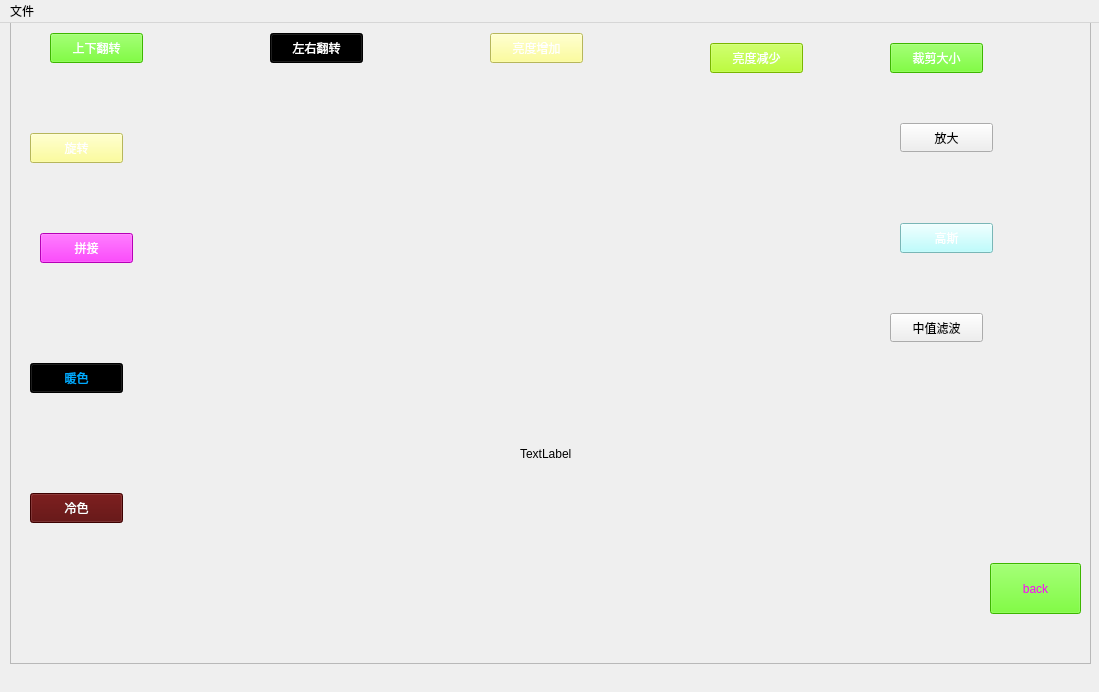
<?xml version="1.0" encoding="UTF-8"?>
<ui version="4.0">
 <class>MainWindow</class>
 <widget class="QMainWindow" name="MainWindow">
  <property name="geometry">
   <rect>
    <x>0</x>
    <y>0</y>
    <width>1099</width>
    <height>692</height>
   </rect>
  </property>
  <property name="windowTitle">
   <string>MainWindow</string>
  </property>
  <property name="styleSheet">
   <string notr="true">#MainWindow{
	border-image: url(:/backgroud/image/d2768e4ea47d92877faddcbf67e94367.jpeg);
}</string>
  </property>
  <widget class="QWidget" name="centralwidget">
   <widget class="QFrame" name="frame">
    <property name="geometry">
     <rect>
      <x>10</x>
      <y>-30</y>
      <width>1081</width>
      <height>671</height>
     </rect>
    </property>
    <property name="styleSheet">
     <string notr="true">background-image: url(:/1.jpg);</string>
    </property>
    <property name="frameShape">
     <enum>QFrame::StyledPanel</enum>
    </property>
    <property name="frameShadow">
     <enum>QFrame::Raised</enum>
    </property>
    <widget class="QLabel" name="label">
     <property name="geometry">
      <rect>
       <x>170</x>
       <y>280</y>
       <width>351</width>
       <height>351</height>
      </rect>
     </property>
     <property name="styleSheet">
      <string notr="true">background-image: url(:/backgroud/image/15.png);</string>
     </property>
     <property name="text">
      <string/>
     </property>
    </widget>
    <widget class="QPushButton" name="button_back">
     <property name="geometry">
      <rect>
       <x>980</x>
       <y>570</y>
       <width>91</width>
       <height>51</height>
      </rect>
     </property>
     <property name="styleSheet">
      <string notr="true">background-color: rgb(85, 255, 0);
color: rgb(255,0, 255);</string>
     </property>
     <property name="text">
      <string>back</string>
     </property>
    </widget>
    <widget class="QPushButton" name="button_lightup">
     <property name="geometry">
      <rect>
       <x>480</x>
       <y>40</y>
       <width>93</width>
       <height>30</height>
      </rect>
     </property>
     <property name="minimumSize">
      <size>
       <width>0</width>
       <height>30</height>
      </size>
     </property>
     <property name="styleSheet">
      <string notr="true">background-color: rgb(255,255, 127);
color: rgb(255, 255, 255);</string>
     </property>
     <property name="text">
      <string>亮度增加</string>
     </property>
    </widget>
    <widget class="QPushButton" name="button_guassion">
     <property name="geometry">
      <rect>
       <x>890</x>
       <y>230</y>
       <width>93</width>
       <height>30</height>
      </rect>
     </property>
     <property name="minimumSize">
      <size>
       <width>0</width>
       <height>30</height>
      </size>
     </property>
     <property name="styleSheet">
      <string notr="true">background-color: rgb(170, 255, 255);
color: rgb(255, 255, 255);</string>
     </property>
     <property name="text">
      <string>高斯</string>
     </property>
    </widget>
    <widget class="QPushButton" name="button_flipupdown">
     <property name="geometry">
      <rect>
       <x>40</x>
       <y>40</y>
       <width>93</width>
       <height>30</height>
      </rect>
     </property>
     <property name="minimumSize">
      <size>
       <width>0</width>
       <height>30</height>
      </size>
     </property>
     <property name="styleSheet">
      <string notr="true">background-color: rgb(85, 255, 0);
color: rgb(255, 255, 255);</string>
     </property>
     <property name="text">
      <string>上下翻转</string>
     </property>
    </widget>
    <widget class="QPushButton" name="button_lightdown">
     <property name="geometry">
      <rect>
       <x>700</x>
       <y>50</y>
       <width>93</width>
       <height>30</height>
      </rect>
     </property>
     <property name="minimumSize">
      <size>
       <width>0</width>
       <height>30</height>
      </size>
     </property>
     <property name="styleSheet">
      <string notr="true">background-color: rgb(170, 255, 0);
color: rgb(255, 255, 255);</string>
     </property>
     <property name="text">
      <string>亮度减少</string>
     </property>
    </widget>
    <widget class="QPushButton" name="button_flipleftright">
     <property name="geometry">
      <rect>
       <x>260</x>
       <y>40</y>
       <width>93</width>
       <height>30</height>
      </rect>
     </property>
     <property name="minimumSize">
      <size>
       <width>0</width>
       <height>30</height>
      </size>
     </property>
     <property name="styleSheet">
      <string notr="true">background-color: rgb(0, 0, 0);
color: rgb(255, 255, 255);</string>
     </property>
     <property name="text">
      <string>左右翻转</string>
     </property>
    </widget>
    <widget class="QPushButton" name="button_cat">
     <property name="geometry">
      <rect>
       <x>30</x>
       <y>240</y>
       <width>93</width>
       <height>30</height>
      </rect>
     </property>
     <property name="minimumSize">
      <size>
       <width>0</width>
       <height>30</height>
      </size>
     </property>
     <property name="styleSheet">
      <string notr="true">background-color: rgb(255, 0, 255);
color: rgb(255, 255, 255);</string>
     </property>
     <property name="text">
      <string>拼接</string>
     </property>
    </widget>
    <widget class="QPushButton" name="button_cut">
     <property name="geometry">
      <rect>
       <x>880</x>
       <y>50</y>
       <width>93</width>
       <height>30</height>
      </rect>
     </property>
     <property name="minimumSize">
      <size>
       <width>0</width>
       <height>30</height>
      </size>
     </property>
     <property name="styleSheet">
      <string notr="true">background-color: rgb(85, 255, 0);
color: rgb(255, 255, 255);</string>
     </property>
     <property name="text">
      <string>裁剪大小</string>
     </property>
    </widget>
    <widget class="QPushButton" name="rotate">
     <property name="geometry">
      <rect>
       <x>20</x>
       <y>140</y>
       <width>93</width>
       <height>30</height>
      </rect>
     </property>
     <property name="minimumSize">
      <size>
       <width>0</width>
       <height>30</height>
      </size>
     </property>
     <property name="styleSheet">
      <string notr="true">background-color: rgb(255, 255, 127);
color: rgb(255, 255, 255);</string>
     </property>
     <property name="text">
      <string>旋转</string>
     </property>
    </widget>
    <widget class="QPushButton" name="button_cold">
     <property name="geometry">
      <rect>
       <x>20</x>
       <y>500</y>
       <width>93</width>
       <height>30</height>
      </rect>
     </property>
     <property name="minimumSize">
      <size>
       <width>0</width>
       <height>30</height>
      </size>
     </property>
     <property name="styleSheet">
      <string notr="true">background-color: rgb(85, 0, 0);
color: rgb(255, 255, 255);</string>
     </property>
     <property name="text">
      <string>冷色</string>
     </property>
    </widget>
    <widget class="QPushButton" name="button_warm">
     <property name="geometry">
      <rect>
       <x>20</x>
       <y>370</y>
       <width>93</width>
       <height>30</height>
      </rect>
     </property>
     <property name="minimumSize">
      <size>
       <width>0</width>
       <height>30</height>
      </size>
     </property>
     <property name="styleSheet">
      <string notr="true">background-color: rgb(0, 0, 0);
color: rgb(0, 170, 255);</string>
     </property>
     <property name="text">
      <string>暖色</string>
     </property>
    </widget>
    <widget class="QPushButton" name="button_big">
     <property name="geometry">
      <rect>
       <x>890</x>
       <y>130</y>
       <width>93</width>
       <height>29</height>
      </rect>
     </property>
     <property name="text">
      <string>放大</string>
     </property>
    </widget>
    <widget class="QLabel" name="label_2">
     <property name="geometry">
      <rect>
       <x>510</x>
       <y>280</y>
       <width>351</width>
       <height>361</height>
      </rect>
     </property>
     <property name="styleSheet">
      <string notr="true">background-image: url(:/backgroud/image/15.png);</string>
     </property>
     <property name="text">
      <string>TextLabel</string>
     </property>
    </widget>
    <widget class="QPushButton" name="button_media">
     <property name="geometry">
      <rect>
       <x>880</x>
       <y>320</y>
       <width>93</width>
       <height>29</height>
      </rect>
     </property>
     <property name="text">
      <string>中值滤波</string>
     </property>
    </widget>
   </widget>
  </widget>
  <widget class="QMenuBar" name="menubar">
   <property name="geometry">
    <rect>
     <x>0</x>
     <y>0</y>
     <width>1099</width>
     <height>26</height>
    </rect>
   </property>
   <property name="minimumSize">
    <size>
     <width>0</width>
     <height>0</height>
    </size>
   </property>
   <widget class="QMenu" name="file">
    <property name="tearOffEnabled">
     <bool>false</bool>
    </property>
    <property name="title">
     <string>文件</string>
    </property>
    <addaction name="actionopen"/>
    <addaction name="actionsave"/>
   </widget>
   <addaction name="file"/>
  </widget>
  <action name="actionopen">
   <property name="text">
    <string>input</string>
   </property>
  </action>
  <action name="actionsave">
   <property name="text">
    <string>close</string>
   </property>
  </action>
 </widget>
 <resources/>
 <connections/>
</ui>
